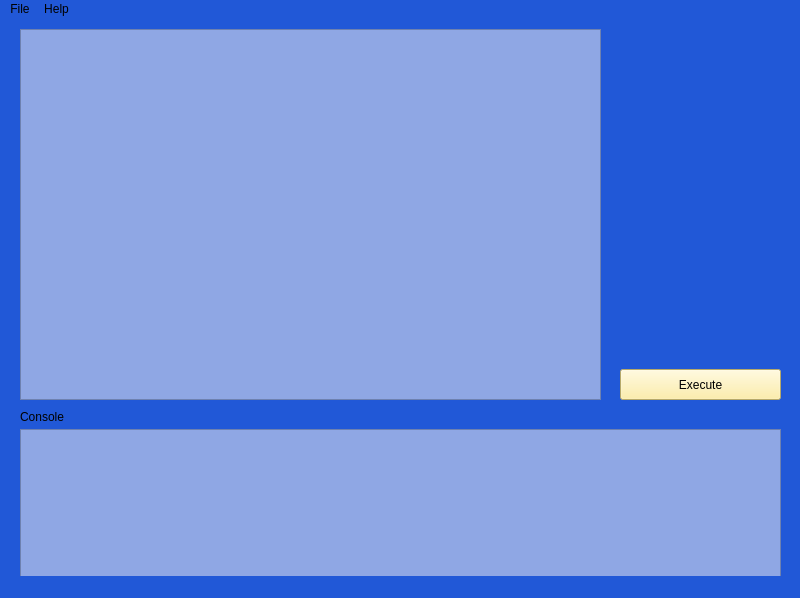
<?xml version="1.0" encoding="UTF-8"?>
<ui version="4.0">
 <class>Uython</class>
 <widget class="QMainWindow" name="Uython">
  <property name="geometry">
   <rect>
    <x>0</x>
    <y>0</y>
    <width>800</width>
    <height>598</height>
   </rect>
  </property>
  <property name="windowTitle">
   <string>Uython</string>
  </property>
  <property name="styleSheet">
   <string notr="true"> background-color: rgb(33, 88, 215);</string>
  </property>
  <widget class="QWidget" name="centralwidget">
   <widget class="QTextEdit" name="editorTxtEdit">
    <property name="geometry">
     <rect>
      <x>20</x>
      <y>10</y>
      <width>581</width>
      <height>371</height>
     </rect>
    </property>
    <property name="palette">
     <palette>
      <active>
       <colorrole role="Button">
        <brush brushstyle="SolidPattern">
         <color alpha="255">
          <red>143</red>
          <green>167</green>
          <blue>228</blue>
         </color>
        </brush>
       </colorrole>
       <colorrole role="Base">
        <brush brushstyle="SolidPattern">
         <color alpha="255">
          <red>143</red>
          <green>167</green>
          <blue>228</blue>
         </color>
        </brush>
       </colorrole>
       <colorrole role="Window">
        <brush brushstyle="SolidPattern">
         <color alpha="255">
          <red>143</red>
          <green>167</green>
          <blue>228</blue>
         </color>
        </brush>
       </colorrole>
      </active>
      <inactive>
       <colorrole role="Button">
        <brush brushstyle="SolidPattern">
         <color alpha="255">
          <red>143</red>
          <green>167</green>
          <blue>228</blue>
         </color>
        </brush>
       </colorrole>
       <colorrole role="Base">
        <brush brushstyle="SolidPattern">
         <color alpha="255">
          <red>143</red>
          <green>167</green>
          <blue>228</blue>
         </color>
        </brush>
       </colorrole>
       <colorrole role="Window">
        <brush brushstyle="SolidPattern">
         <color alpha="255">
          <red>143</red>
          <green>167</green>
          <blue>228</blue>
         </color>
        </brush>
       </colorrole>
      </inactive>
      <disabled>
       <colorrole role="Button">
        <brush brushstyle="SolidPattern">
         <color alpha="255">
          <red>143</red>
          <green>167</green>
          <blue>228</blue>
         </color>
        </brush>
       </colorrole>
       <colorrole role="Base">
        <brush brushstyle="SolidPattern">
         <color alpha="255">
          <red>143</red>
          <green>167</green>
          <blue>228</blue>
         </color>
        </brush>
       </colorrole>
       <colorrole role="Window">
        <brush brushstyle="SolidPattern">
         <color alpha="255">
          <red>143</red>
          <green>167</green>
          <blue>228</blue>
         </color>
        </brush>
       </colorrole>
      </disabled>
     </palette>
    </property>
    <property name="styleSheet">
     <string notr="true"> background-color: rgb(143, 167, 228);</string>
    </property>
   </widget>
   <widget class="QTextEdit" name="consoleTxtEdit">
    <property name="geometry">
     <rect>
      <x>20</x>
      <y>410</y>
      <width>761</width>
      <height>151</height>
     </rect>
    </property>
    <property name="styleSheet">
     <string notr="true"> background-color: rgb(143, 167, 228);</string>
    </property>
   </widget>
   <widget class="QLabel" name="label">
    <property name="geometry">
     <rect>
      <x>20</x>
      <y>390</y>
      <width>61</width>
      <height>16</height>
     </rect>
    </property>
    <property name="text">
     <string>Console</string>
    </property>
   </widget>
   <widget class="QPushButton" name="executeBtn">
    <property name="geometry">
     <rect>
      <x>620</x>
      <y>350</y>
      <width>161</width>
      <height>31</height>
     </rect>
    </property>
    <property name="styleSheet">
     <string notr="true">background-color: rgb(255, 237, 148)</string>
    </property>
    <property name="text">
     <string>Execute</string>
    </property>
   </widget>
   <widget class="QLabel" name="label_2">
    <property name="geometry">
     <rect>
      <x>620</x>
      <y>10</y>
      <width>161</width>
      <height>201</height>
     </rect>
    </property>
    <property name="text">
     <string/>
    </property>
    <property name="pixmap">
     <pixmap>:/newPrefix/teser.jpg</pixmap>
    </property>
    <property name="scaledContents">
     <bool>true</bool>
    </property>
   </widget>
  </widget>
  <widget class="QMenuBar" name="menubar">
   <property name="geometry">
    <rect>
     <x>0</x>
     <y>0</y>
     <width>800</width>
     <height>21</height>
    </rect>
   </property>
   <widget class="QMenu" name="menuFile">
    <property name="title">
     <string>File</string>
    </property>
    <addaction name="actionOpen"/>
    <addaction name="actionSave"/>
    <addaction name="actionSave_As"/>
   </widget>
   <widget class="QMenu" name="menuHelp">
    <property name="title">
     <string>Help</string>
    </property>
    <addaction name="actionAbout"/>
   </widget>
   <addaction name="menuFile"/>
   <addaction name="menuHelp"/>
  </widget>
  <widget class="QStatusBar" name="statusbar"/>
  <action name="actionOpen">
   <property name="text">
    <string>Open</string>
   </property>
  </action>
  <action name="actionSave">
   <property name="text">
    <string>Save</string>
   </property>
  </action>
  <action name="actionAbout">
   <property name="text">
    <string>About</string>
   </property>
  </action>
  <action name="actionSave_As">
   <property name="text">
    <string>Save As...</string>
   </property>
  </action>
 </widget>
 <resources>
  <include location="uythonresource.qrc"/>
 </resources>
 <connections/>
</ui>
